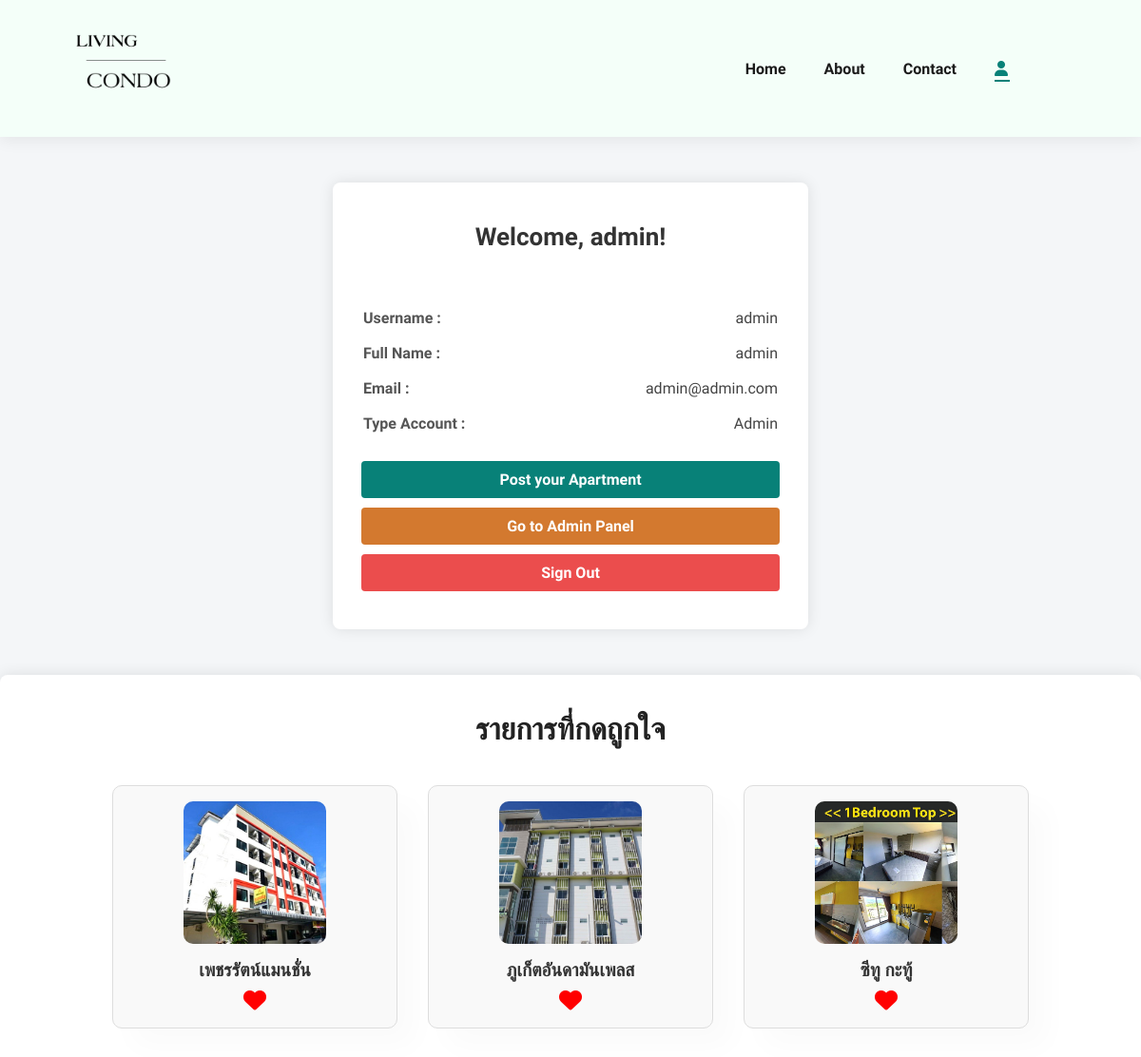
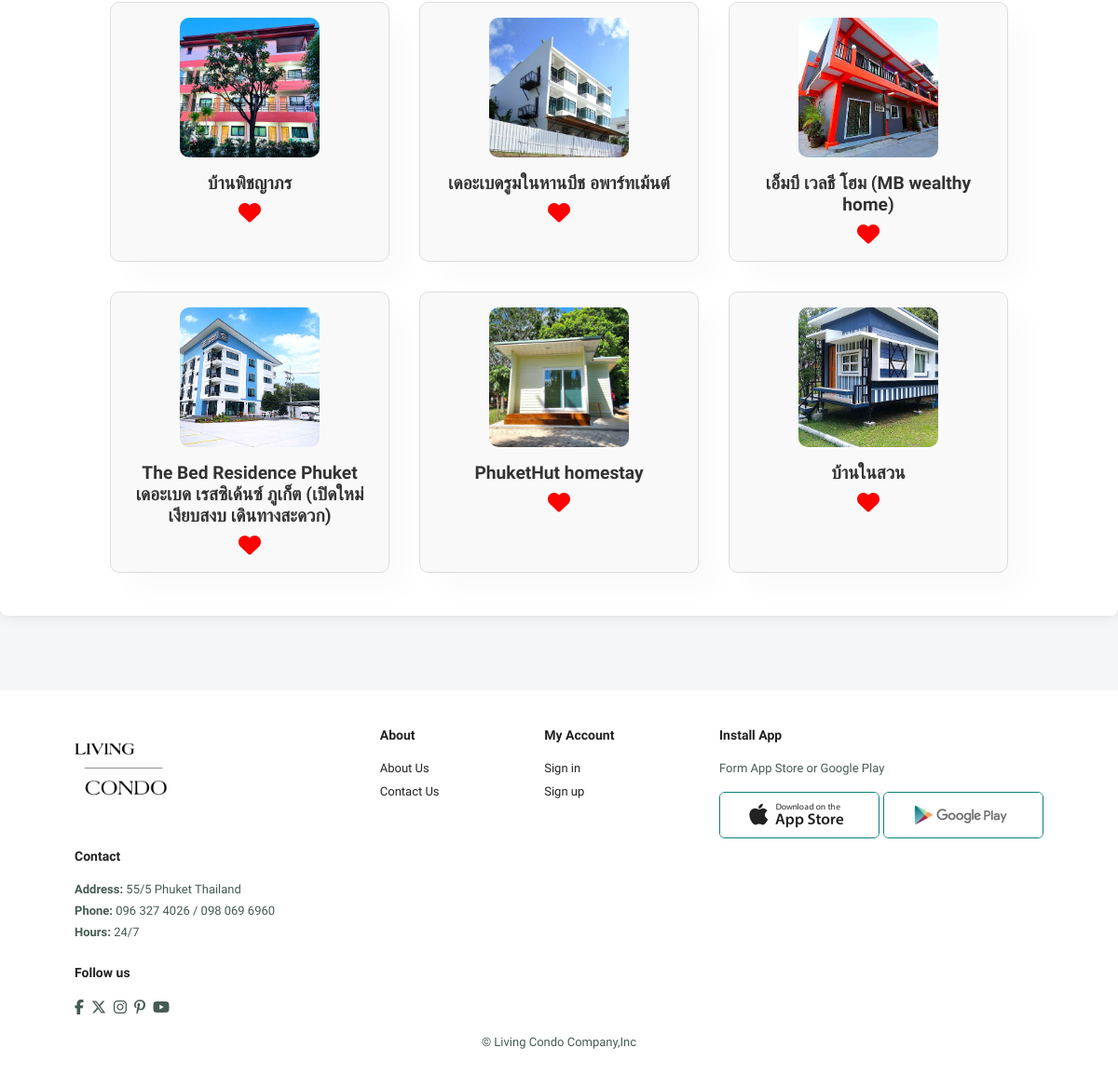
Screenshot of /profile (signed in) with the database file from the repository (2 pictures, top to bottom).
### tables this page shows
CREATE TABLE `users` (
  `id` int(11) NOT NULL,
  `username` varchar(255) NOT NULL,
  `password` varchar(255) NOT NULL,
  `email` varchar(255) NOT NULL,
  `fullname` varchar(255) NOT NULL,
  `type_id` int(11) DEFAULT NULL,
  `created_at` timestamp NOT NULL DEFAULT current_timestamp()
);

CREATE TABLE `products` (
  `id` int(11) NOT NULL,
  `product_name` varchar(255) NOT NULL,
  `price` decimal(10,2) NOT NULL,
  `profile_image` varchar(255) DEFAULT NULL,
  `profile_image2` varchar(255) DEFAULT NULL,
  `profile_image3` varchar(255) DEFAULT NULL,
  `address` text DEFAULT NULL,
  `description` text NOT NULL,
  `garage` tinyint(1) NOT NULL DEFAULT 0,
  `pet` tinyint(1) NOT NULL DEFAULT 0,
  `tel` varchar(30) NOT NULL,
  `user_id` int(11) DEFAULT NULL,
  `approved` tinyint(1) NOT NULL DEFAULT 0,
  `ads` tinyint(1) NOT NULL DEFAULT 0,
  `created_at` timestamp NOT NULL DEFAULT current_timestamp(),
  `updated_at` timestamp NOT NULL DEFAULT current_timestamp() ON UPDATE current_timestamp()
);

### profile.php (the view, shortened to what this page needs)
<?php
$user_id = $_SESSION['user_id'];
$query = "SELECT * FROM users WHERE id = '$user_id'";
$result = mysqli_query($conn, $query);
$user = mysqli_fetch_assoc($result);
$query = "SELECT p.* FROM `like` l JOIN `products` p ON l.product_id = p.id WHERE l.user_id = '$user_id'";
$result = mysqli_query($conn, $query);
$liked_products = [];
if ($result) {
    while ($row = mysqli_fetch_assoc($result)) {
        $liked_products[] = $row;
    }
}
?>
<!DOCTYPE html>
<html lang="en">
<head>
    <link rel="stylesheet" href="assets/css/style-profile.css">
</head>
<body>
    <?php include 'include/menu-login.php'; ?>
    <section id="body">
        <section id="profile-details">
            <h2>Welcome, <?php echo htmlspecialchars($user['fullname']); ?>!</h2><br>
            <table>
                <tr>
                    <td style="width: 150px;">Username :</td>
                    <td><?php echo htmlspecialchars($user['username']); ?></td>
                </tr>
                <tr>
                    <td>Full Name :</td>
                    <td><?php echo htmlspecialchars($user['fullname']); ?></td>
                </tr>
                <tr>
                    <td>Email :</td>
                    <td><?php echo htmlspecialchars($user['email']); ?></td>
                </tr>
                <tr>
                    <td>Type Account :</td>
                    <td>
                        <?php
                        if ($user['type_id'] == 3) {
                            echo "Admin";
                        } elseif ($user['type_id'] == 2) {
                            echo "ผู้ให้เช่า";
                        } elseif ($user['type_id'] == 1) {
                            echo "ผู้เช่า";
                        } else {
                            echo "ไม่ทราบประเภทบัญชี";
                        }
                        ?>
                    </td>
                </tr>
            </table>
            <?php if ($user['type_id'] >= 2): ?>
                <div class="post">
                    <a href="product-post">Post your Apartment</a>
                </div>
            <?php endif; ?>
            <?php if ($user['type_id'] == 3): ?>
                <div class="admin-panel">
                    <a href="admin">Go to Admin Panel</a>
                </div>
            <?php endif; ?>
            <div class="logout">
                <a href="logout">Sign Out</a>
            </div>
        </section>
        <section id="profile-like">
            <div class="pro-title">
                <h2>รายการที่กดถูกใจ</h2>
            </div>
            <div class="pro-like-con">
                <?php if (count($liked_products) > 0): ?>
                    <?php foreach ($liked_products as $product): ?>
                        <div class="like-con" onclick="window.location.href='product-details?id=<?php echo $product['id']; ?>'">
                            <img src="img/product/<?php echo !empty($product['profile_image']) ? $product['profile_image'] : 'no-image.png'; ?>" alt="Product Image">
                            <h3><?php echo htmlspecialchars($product['product_name']); ?></h3>
                            <form action="profile-like-form" method="post">
                                <button type="submit" name="like" class="like liked">
                                    <i class="fa-solid fa-heart"></i>
                                </button>
                            </form>
                        </div>
                    <?php endforeach; ?>
                <?php else: ?>
                    <p>คุณยังไม่ได้กดถูกใจสินค้าใดๆ</p>
                <?php endif; ?>
            </div>
        </section>
    </section>
    <?php include 'include/footer.php'; ?>
</body>
</html>

### include/menu-login.php (shortened to what this page needs)
<?php
if (isset($_SESSION['user_id'])) {
    $link = "profile";
} else {
    $link = "login";
}
?>
<section id="header">
    <a href="http://localhost/project/">
        <img src="img/logo1.png" class="logo" alt="Company Logo" width="100">
    </a>
    <div>
        <ul id="navbar">
            <li><a href="http://localhost/project/">Home</a></li>
            <li><a href="about">About</a></li>
            <li><a href="contact">Contact</a></li>
            <li><a class="active" href="<?php echo $link; ?>"><i class="fa-solid fa-user"></i></a></li>
        </ul>
    </div>
</section>
<link rel="stylesheet" href="assets/css/style-index.css">

### include/footer.php (shortened to what this page needs)
<?php
if (isset($_SESSION['user_id'])) {
    $link = "profile";
} else {
    $link = "login";
}
?>
<footer class="section-p1">
    <div class="col">
        <img src="img/logo1.png" class="logo" width="100" alt="">
        <h4>Contact</h4>
        <p><strong>Address: </strong> 55/5 Phuket Thailand</p>
        <p><strong>Phone: </strong> 096 327 4026 / 098 069 6960</p>
        <p><strong>Hours: </strong> 24/7</p>
        <div class="follow">
            <h4>Follow us</h4>
            <div class="icon">
                <i class="fab fa-facebook-f"></i>
                <i class="fab fa-x-twitter"></i>
                <i class="fab fa-instagram"></i>
                <i class="fab fa-pinterest-p"></i>
                <i class="fab fa-youtube"></i>
            </div>
        </div>
    </div>
    <div class="col">
        <h4>About</h4>
        <a href="about">About Us</a>
        <a href="contact">Contact Us</a>
    </div>
    <div class="col">
        <h4>My Account</h4>
        <a href="<?php echo $link; ?>">Sign in</a>
        <a href="register">Sign up</a>
    </div>
    <div class="col install">
        <h4>Install App</h4>
        <p>Form App Store or Google Play</p>
        <div class="row">
            <img src="img/pay/app.jpg" alt="">
            <img src="img/pay/play.jpg" alt="">
        </div>
    </div>
    <div class="copyright">
        <p>© Living Condo Company,Inc</p>
    </div>
</footer>
<link rel="stylesheet" href="assets/css/style-index.css">

### assets/css/style-profile.css (style rules this page uses)
* { margin: 0; padding: 0; box-sizing: border-box; font-family: Arial, sans-serif; }
#body { background-color: #f4f6f8; color: #333; display: flex; flex-direction: column; justify-content: center; align-items: center; min-height: 100vh; }
#profile-details { margin-top: 3rem; width: 100%; max-width: 500px; background-color: #ffffff; padding: 30px; border-radius: 8px; box-shadow: 0 0 15px rgba(0, 0, 0, 0.1); text-align: center; }
#profile-details h2 { font-size: 26px; color: #333; margin-bottom: 20px; }
table { width: 100%; margin-bottom: 20px; }
table td { padding: 8px 0; font-size: 16px; color: #555; }
table td:first-child { font-weight: bold; text-align: left; }
table td:last-child { text-align: right; color: #444; }
.post, .logout { margin: 10px 0; }
.post a, .logout a, .admin-panel a { display: inline-block; width: 100%; padding: 10px; background-color: #088178; color: #ffffff; text-decoration: none; border-radius: 4px; font-size: 16px; font-weight: bold; transition: background-color 0.3s ease; }
.admin-panel a { background-color: #d3792f; }
.logout a { background-color: #eb4d4d; }
#profile-like { display: flex; flex-direction: column; width: 100%; max-width: 1500px; background-color: #ffffff; box-shadow: 0 0 15px rgba(0, 0, 0, 0.1); border-radius: 8px; padding: 30px; margin: 3rem 0 5rem 0; }
#profile-like .pro-title h2 { display: flex; justify-content: center; margin-bottom: 1rem; font-size: 32px; }
#profile-like .pro-like-con { display: flex; text-align: center; flex-wrap: wrap; justify-content: center; }
#profile-like .like-con { display: flex; flex-direction: column; align-items: center; margin: 1rem; padding: 1rem; border: 1px solid #ddd; border-radius: 10px; text-align: center; background-color: #f9f9f9; min-width: 300px; max-width: 300px; box-shadow: 20px 20px 30px rgba(0, 0, 0, 0.02); transition: 0.2s ease; }
#profile-like .like-con img { width: 150px; height: 150px; object-fit: cover; border-radius: 10px; margin-bottom: 0.5rem; }
#profile-like .like-con h3 { margin: 0.5rem 0; font-size: 1.2rem; }
#profile-like .like-con .like { display: inline-flex; justify-content: center; align-items: center; background: none; border: none; color: #f00; font-size: 1.5rem; cursor: pointer; }

### assets/css/style-index.css (style rules this page uses)
* { margin: 0; padding: 0; box-sizing: border-box; font-family: 'Spartan', sans-serif; }
h2 { font-size: 46px; line-height: 54px; color: #222; }
h4 { font-size: 20px; color: #222; }
p { font-size: 16px; color: #465b52; margin: 15px 0 20px 0; }
.section-p1 { padding: 40px 80px; }
body { width: 100%; }
#header { display: flex; align-items: center; justify-content: space-between; padding: 20px 80px; background: #F4FFF9; box-shadow: 0 5px 15px rgba(0, 0, 0, 0.06); z-index: 999; position: sticky; top: 0; left: 0; }
#navbar { display: flex; align-items: center; justify-content: center; }
#navbar li { list-style: none; padding: 0 20px; position: relative; }
#navbar li a { text-decoration: none; font-size: 16px; font-weight: 600; color: #1a1a1a; transition: 0.3s ease; }
#navbar li a:hover, #navbar li a.active { color: #088178; }
#navbar li a.active::after, #navbar li a:hover::after { content: ""; width: 30%; height: 2px; background: #088178; position: absolute; bottom: -4px; left: 20px; }
footer { display: flex; flex-wrap: wrap; justify-content: space-between; }
footer .col { display: flex; flex-direction: column; align-items: flex-start; margin-bottom: 20px; }
footer .logo { margin-bottom: 30px; }
footer h4 { font-size: 14px; padding-bottom: 20px; }
footer p { font-size: 13px; margin: 0 0 8px 0; }
footer a { font-size: 13px; text-decoration: none; color: #222; margin-bottom: 10px; }
footer .follow { margin-top: 20px; }
footer .follow i { color: #465b52; padding-right: 4px; cursor: pointer; }
footer .install .row img { border: 1px solid #088178; border-radius: 6px; }
footer .install img { margin: 10px 0 15px 0; }
footer .copyright { width: 100%; text-align: center; }

### rows the page displays
users: fullname "admin", username "admin", email "admin@admin.com"
products: profile_image (picture), product_name "เพชรรัตน์แมนชั่น"
products: profile_image (picture), product_name "ภูเก็ตอันดามันเพลส"
products: profile_image (picture), product_name "ซีทู กะทู้"
products: profile_image (picture), product_name "บ้านพิชญาภร"
products: profile_image (picture), product_name "เดอะเบดรูมในหานบีช อพาร์ทเม้นต์"
products: profile_image (picture), product_name "เอ็มบี เวลธี โฮม (MB wealthy home)"
products: profile_image (picture), product_name "The Bed Residence Phuket เดอะเบด เรสซิเด้นซ์ ภูเก็ต (เปิดใหม่ เงียบสงบ เดินทางสะดวก)"
products: profile_image (picture), product_name "PhuketHut homestay"
products: profile_image (picture), product_name "บ้านในสวน"
